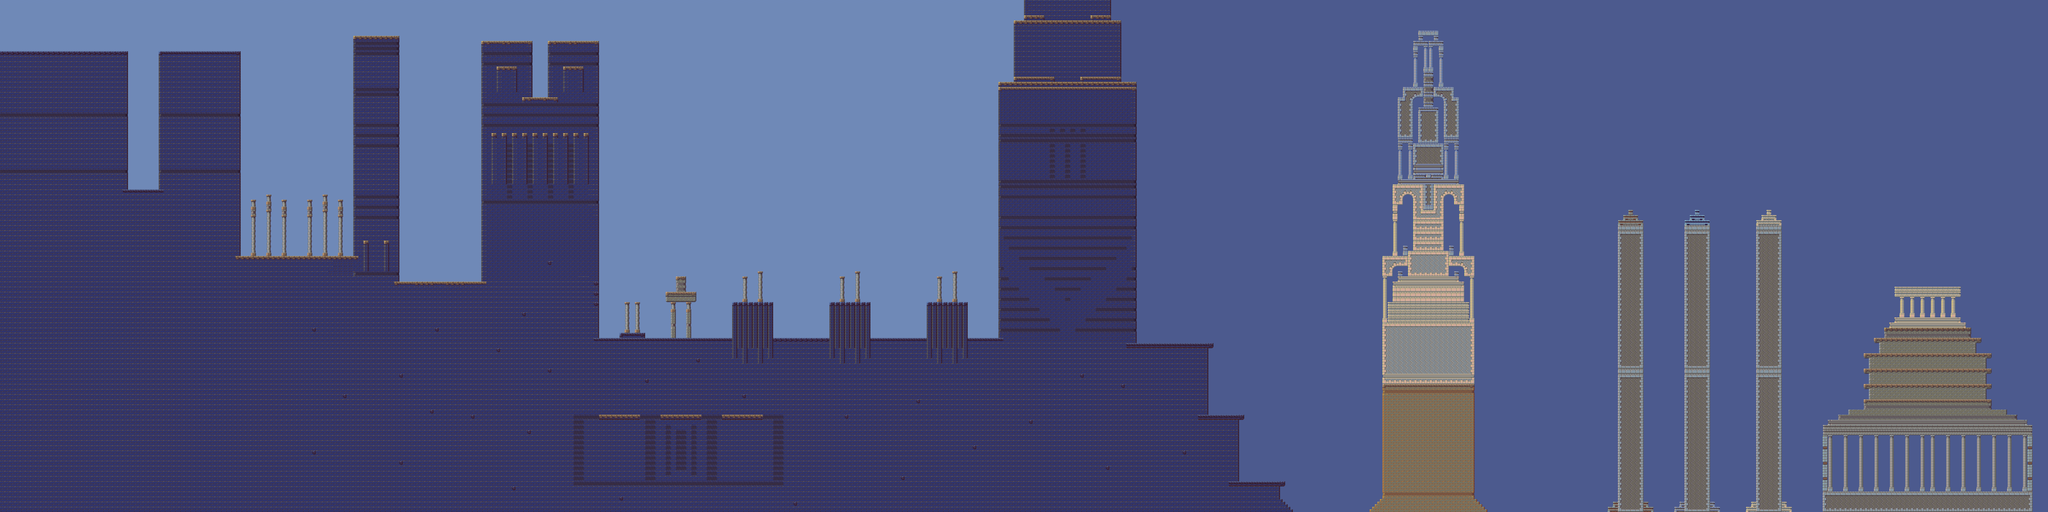

Tiled map render using the project's own tile images. Description and the map definition, with tile-layer contents summarised, below:
An orthogonal 400x100 tile map with 32x32 px tiles, 1 tile layer (Tile Layer 1).

<map version="1.0" orientation="orthogonal" renderorder="right-down" width="400" height="100" tilewidth="32" tileheight="32" nextobjectid="1">
 <tileset firstgid="1" name="dawnOfGods" tilewidth="32" tileheight="32" tilecount="1927" columns="41">
  <image source="../Tilesets/dawnOfGods.png" width="1312" height="1504" />
 </tileset>
 <layer name="Tile Layer 1" width="400" height="100">
  <data>[40000 cells, 40000 non-empty, 219 distinct tile ids]</data>
 </layer>
</map>
